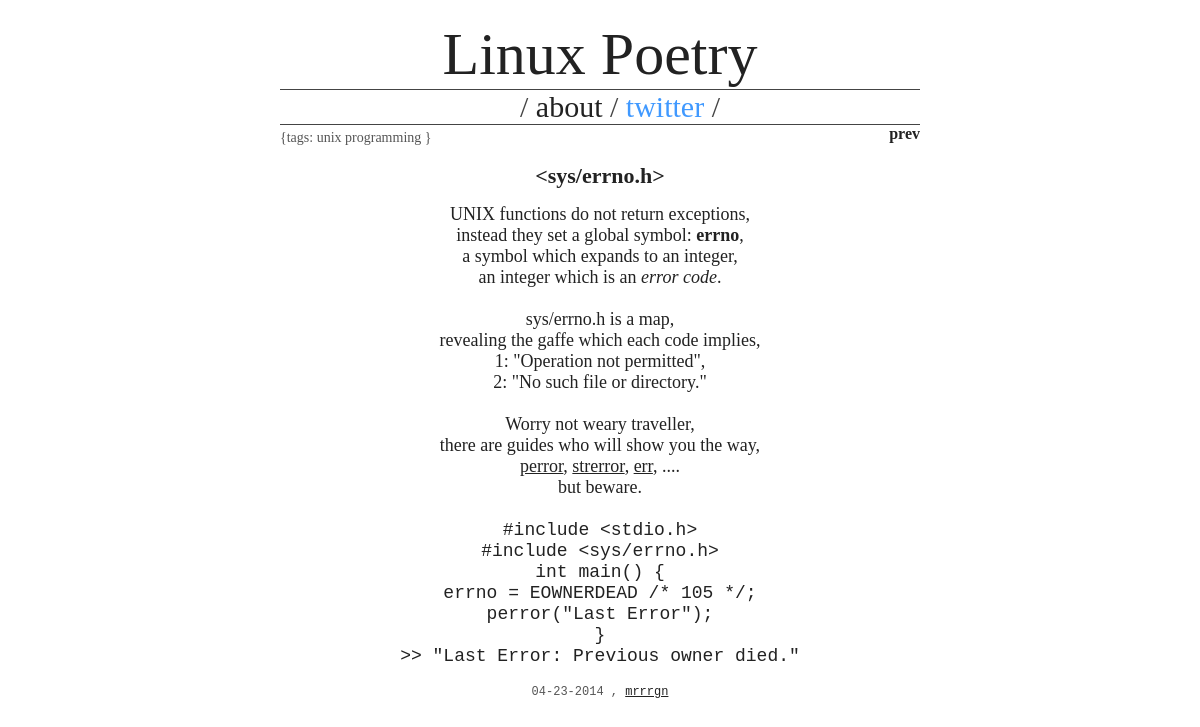
The page / on the database its author committed.
### linuxpoetry/models.py (models this page shows, shortened)
class Post(models.Model):
    title = models.TextField()
    body = models.TextField()
    tags = models.ManyToManyField(PostTag)
    created_at = models.DateTimeField(auto_now_add=True)
    updated_at = models.DateTimeField(auto_now=True)
    @property
    def body_with_html(self):
        return str(
            self.body
        ).replace('\n', '<br/>').replace('\t', ' ').replace('\r', '')
    @property
    def tags_str(self):
        return ', '.join([tag.name for tag in self.tags.all()])

class PostTag(models.Model):
    name = models.CharField(max_length=120)
    description = models.TextField()
    cardinality = models.IntegerField(default=0)

### linuxpoetry/views.py (the view)
# urls.py: url(r'^$', views.index, name='index'),
def index(request, post_id=None):
    post = None
    next_id = None
    prev_id = None
    post_count = Post.objects.count()
    if post_count > 0:
        if not post_id:
            post = Post.objects.order_by('-created_at')[0]
        else:
            post = Post.objects.get(id=post_id)
        if post.id < post_count:
            next_id = post.id + 1
        if post.id > 1:
            prev_id = post.id - 1
    return render_to_response(
        'linuxpoetry/base.html',
        {
            'request': request,
            'post': post,
            'next_id': next_id,
            'prev_id': prev_id,
        }
    )

### templates/linuxpoetry/base.html (shortened to what this page needs)
<!DOCTYPE html>
{% autoescape off %}
<html>
  <head>
  </head>
  <body>
    <div class="primary-frame">
      <span class="headline"> Linux Poetry</span>
      <ul class="sub-headline top-nav">
        <li>/<a href="{% url "post" 1 %}"> about </a>/</li>
        <li>
          <a
            class="twitter"
            onCLick=window.open("http://www.twitter.com/linuxpoetry")>
            twitter
          </a> /
        </li>
      </ul>
      <div class="tag-frame">
        {tags: <span id="tagframe"> {% if post %} {{ post.tags_str }} {% endif %}</span>  }
      </div>
      <div class="prev-next-frame">
        <span class="prev-post">
            {% if prev_id %}
                <a href="{% url "post" prev_id %}">
                    <b>prev</b>
                </a>
            {% endif %}
        </span>
      </div>
      <br/>
      <div id="postframe" class="post-frame">
        <span class="post-title"> {% if post %} {{ post.title }} {% else %} - No Content - {% endif %} </span>
        <div class="post-body">
        {% if post %} {{ post.body_with_html }} {% endif %}
        </div>
        <span class="timestamp"> {% if post %} {{ post.updated_at|date:"m-d-Y" }} {% endif %}, <a href="http://mrrrgn.com">mrrrgn</a> </span>
      </div>
    </div>
  </body>
{% endautoescape %}
</html>

### templates/linuxpoetry/base.html (style rules this page uses)
html { height: 100%; font-family: "Big Caslon", "Book Antiqua", "Palatino Linotype", Georgia, serif; }
a { text-decoration: none; color: #222; }
.post-frame a { text-decoration:underline; }
ul.top-nav { border-top: solid 1px #444; border-bottom: solid 1px #444; list-style-type: none; margin: auto; }
ul.top-nav li { display: inline; }
.primary-frame { margin-top: 20px; margin-bottom: 0px; font-weight: normal; color: #222; width: 640px; margin-left: auto; margin-right: auto; text-align: center; }
.headline { font-size: 60px; }
.sub-headline { font-size: 30px; color: #444; }
.tag-frame { color: #555; float: left; font-size: 14px; text-align: left; margin-top: 5px; }
.prev-next-frame { float: right; }
.post-frame { width: 640px; margin-top: 20px; text-align: center; }
.post-title { color: #222; font-size: 22px; font-weight: bold; }
.post-body { font-size: 18px; margin-top: 15px; margin-bottom: 15px; }
.timestamp { font-size: 12px; color: #555; }
.twitter { color: #4099ff; }

### rows shown on the page
Post: tags_str "unix programming", title "<sys/errno.h>", body_with_html "UNIX functions do not return exceptions, instead they set a global symbol: errno , a symbol which expands to an integer, an integer which is an error code . sys/errno.h is a map, revealing the gaffe which each code implies, 1: \"Operation not permitted\", 2: \"No such file or directory.\" Worry not weary traveller, there are guides who will show you the way, perror , strerror , err , .... but beware. #include <stdio.h> #include <sys/errno.h> int main() { errno = EOWNERDEAD /* 105 */; perror(\"Last Error\"); } >> \"Last Error: Previous owner died.\"", updated_at "04-23-2014"
